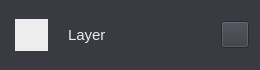
<?xml version="1.0" encoding="UTF-8"?>
<ui version="4.0">
 <class>layer</class>
 <widget class="QFrame" name="layer">
  <property name="geometry">
   <rect>
    <x>0</x>
    <y>0</y>
    <width>260</width>
    <height>70</height>
   </rect>
  </property>
  <property name="sizePolicy">
   <sizepolicy hsizetype="Preferred" vsizetype="Maximum">
    <horstretch>0</horstretch>
    <verstretch>0</verstretch>
   </sizepolicy>
  </property>
  <property name="minimumSize">
   <size>
    <width>260</width>
    <height>70</height>
   </size>
  </property>
  <property name="windowTitle">
   <string>Frame</string>
  </property>
  <property name="styleSheet">
   <string notr="true">QFrame, QToolButton{
background-color: rgb(57, 58, 66);
}

QFrame:hover{
border: 1px solid rgb(152, 152, 208);
}</string>
  </property>
  <layout class="QHBoxLayout" name="horizontalLayout">
   <property name="spacing">
    <number>20</number>
   </property>
   <property name="leftMargin">
    <number>15</number>
   </property>
   <item>
    <widget class="QToolButton" name="hideBtn">
     <property name="sizePolicy">
      <sizepolicy hsizetype="Maximum" vsizetype="Maximum">
       <horstretch>0</horstretch>
       <verstretch>0</verstretch>
      </sizepolicy>
     </property>
     <property name="minimumSize">
      <size>
       <width>30</width>
       <height>30</height>
      </size>
     </property>
     <property name="cursor">
      <cursorShape>PointingHandCursor</cursorShape>
     </property>
     <property name="autoFillBackground">
      <bool>false</bool>
     </property>
     <property name="styleSheet">
      <string notr="true">QToolButton{
background-color: rgb(237, 237, 237);
}</string>
     </property>
     <property name="text">
      <string/>
     </property>
     <property name="icon">
      <iconset>
       <normaloff>../icons/eye.png</normaloff>../icons/eye.png</iconset>
     </property>
     <property name="iconSize">
      <size>
       <width>25</width>
       <height>25</height>
      </size>
     </property>
     <property name="autoRepeat">
      <bool>false</bool>
     </property>
     <property name="popupMode">
      <enum>QToolButton::DelayedPopup</enum>
     </property>
     <property name="toolButtonStyle">
      <enum>Qt::ToolButtonIconOnly</enum>
     </property>
     <property name="autoRaise">
      <bool>true</bool>
     </property>
    </widget>
   </item>
   <item>
    <widget class="QLabel" name="layerName">
     <property name="sizePolicy">
      <sizepolicy hsizetype="Maximum" vsizetype="Preferred">
       <horstretch>0</horstretch>
       <verstretch>0</verstretch>
      </sizepolicy>
     </property>
     <property name="minimumSize">
      <size>
       <width>60</width>
       <height>0</height>
      </size>
     </property>
     <property name="font">
      <font>
       <family>Segoe UI</family>
       <pointsize>11</pointsize>
       <weight>50</weight>
       <italic>false</italic>
       <bold>false</bold>
      </font>
     </property>
     <property name="styleSheet">
      <string notr="true">color: rgb(235, 235, 240);
border: none;</string>
     </property>
     <property name="text">
      <string>Layer</string>
     </property>
    </widget>
   </item>
   <item>
    <spacer name="horizontalSpacer">
     <property name="orientation">
      <enum>Qt::Horizontal</enum>
     </property>
     <property name="sizeHint" stdset="0">
      <size>
       <width>40</width>
       <height>20</height>
      </size>
     </property>
    </spacer>
   </item>
   <item>
    <widget class="QToolButton" name="lockIconBtn">
     <property name="text">
      <string/>
     </property>
     <property name="iconSize">
      <size>
       <width>20</width>
       <height>20</height>
      </size>
     </property>
    </widget>
   </item>
  </layout>
 </widget>
 <resources/>
 <connections/>
</ui>
